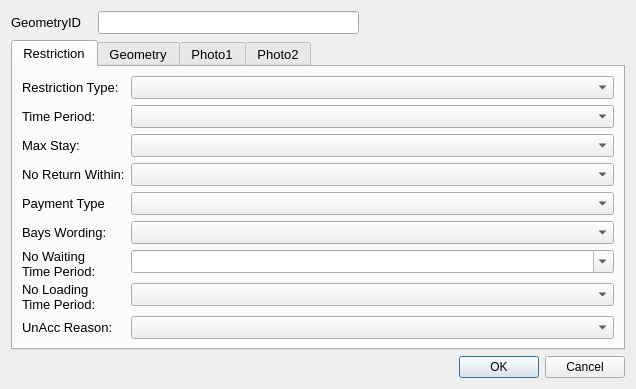
<?xml version="1.0" encoding="UTF-8"?>
<ui version="4.0">
 <class>restrictionDialog</class>
 <widget class="QDialog" name="restrictionDialog">
  <property name="geometry">
   <rect>
    <x>0</x>
    <y>0</y>
    <width>636</width>
    <height>389</height>
   </rect>
  </property>
  <property name="sizePolicy">
   <sizepolicy hsizetype="Fixed" vsizetype="Fixed">
    <horstretch>0</horstretch>
    <verstretch>0</verstretch>
   </sizepolicy>
  </property>
  <property name="minimumSize">
   <size>
    <width>0</width>
    <height>0</height>
   </size>
  </property>
  <property name="maximumSize">
   <size>
    <width>750</width>
    <height>550</height>
   </size>
  </property>
  <property name="font">
   <font>
    <family>Arial</family>
   </font>
  </property>
  <property name="windowTitle">
   <string>Dialog</string>
  </property>
  <property name="sizeGripEnabled">
   <bool>false</bool>
  </property>
  <layout class="QGridLayout" name="gridLayout">
   <item row="0" column="0">
    <widget class="QLabel" name="label">
     <property name="minimumSize">
      <size>
       <width>81</width>
       <height>16</height>
      </size>
     </property>
     <property name="font">
      <font>
       <family>Arial</family>
       <pointsize>10</pointsize>
      </font>
     </property>
     <property name="text">
      <string>GeometryID</string>
     </property>
    </widget>
   </item>
   <item row="0" column="1">
    <widget class="QLineEdit" name="GeometryID">
     <property name="font">
      <font>
       <family>Arial</family>
       <pointsize>10</pointsize>
      </font>
     </property>
     <property name="inputMask">
      <string/>
     </property>
     <property name="readOnly">
      <bool>true</bool>
     </property>
     <property name="placeholderText">
      <string/>
     </property>
    </widget>
   </item>
   <item row="1" column="0" colspan="3">
    <widget class="QTabWidget" name="tabWidget">
     <property name="minimumSize">
      <size>
       <width>0</width>
       <height>0</height>
      </size>
     </property>
     <property name="font">
      <font>
       <family>Arial</family>
       <pointsize>10</pointsize>
      </font>
     </property>
     <property name="cursor">
      <cursorShape>IBeamCursor</cursorShape>
     </property>
     <property name="mouseTracking">
      <bool>true</bool>
     </property>
     <property name="acceptDrops">
      <bool>true</bool>
     </property>
     <property name="currentIndex">
      <number>0</number>
     </property>
     <widget class="QWidget" name="restrictionTab">
      <property name="focusPolicy">
       <enum>Qt::NoFocus</enum>
      </property>
      <attribute name="title">
       <string>Restriction</string>
      </attribute>
      <layout class="QFormLayout" name="formLayout">
       <item row="0" column="0">
        <widget class="QLabel" name="lbl_RestrictionType">
         <property name="minimumSize">
          <size>
           <width>90</width>
           <height>16</height>
          </size>
         </property>
         <property name="font">
          <font>
           <family>Arial</family>
           <pointsize>10</pointsize>
          </font>
         </property>
         <property name="text">
          <string>Restriction Type:</string>
         </property>
        </widget>
       </item>
       <item row="0" column="1">
        <widget class="QComboBox" name="RestrictionTypeID">
         <property name="currentIndex">
          <number>-1</number>
         </property>
        </widget>
       </item>
       <item row="1" column="0">
        <widget class="QLabel" name="lbl_TimePeriod">
         <property name="minimumSize">
          <size>
           <width>90</width>
           <height>16</height>
          </size>
         </property>
         <property name="font">
          <font>
           <family>Arial</family>
           <pointsize>10</pointsize>
          </font>
         </property>
         <property name="text">
          <string>Time Period:</string>
         </property>
        </widget>
       </item>
       <item row="1" column="1">
        <widget class="QComboBox" name="TimePeriodID"/>
       </item>
       <item row="2" column="0">
        <widget class="QLabel" name="lbl_MaxStay">
         <property name="minimumSize">
          <size>
           <width>90</width>
           <height>16</height>
          </size>
         </property>
         <property name="font">
          <font>
           <family>Arial</family>
           <pointsize>10</pointsize>
          </font>
         </property>
         <property name="text">
          <string>Max Stay:</string>
         </property>
        </widget>
       </item>
       <item row="2" column="1">
        <widget class="QComboBox" name="MaxStayID"/>
       </item>
       <item row="3" column="0">
        <widget class="QLabel" name="lbl_NoReturn">
         <property name="minimumSize">
          <size>
           <width>90</width>
           <height>16</height>
          </size>
         </property>
         <property name="font">
          <font>
           <family>Arial</family>
           <pointsize>10</pointsize>
          </font>
         </property>
         <property name="text">
          <string>No Return Within:</string>
         </property>
        </widget>
       </item>
       <item row="3" column="1">
        <widget class="QComboBox" name="NoReturnID"/>
       </item>
       <item row="4" column="0">
        <widget class="QLabel" name="lbl_PaymentType">
         <property name="minimumSize">
          <size>
           <width>90</width>
           <height>16</height>
          </size>
         </property>
         <property name="font">
          <font>
           <family>Arial</family>
           <pointsize>10</pointsize>
          </font>
         </property>
         <property name="text">
          <string>Payment Type</string>
         </property>
        </widget>
       </item>
       <item row="4" column="1">
        <widget class="QComboBox" name="PayTypeID">
         <property name="currentIndex">
          <number>-1</number>
         </property>
        </widget>
       </item>
       <item row="5" column="0">
        <widget class="QLabel" name="lbl_PaymentType_2">
         <property name="minimumSize">
          <size>
           <width>90</width>
           <height>16</height>
          </size>
         </property>
         <property name="font">
          <font>
           <family>Arial</family>
           <pointsize>10</pointsize>
          </font>
         </property>
         <property name="text">
          <string>Bays Wording:</string>
         </property>
        </widget>
       </item>
       <item row="5" column="1">
        <widget class="QComboBox" name="BaysWordingID">
         <property name="currentIndex">
          <number>-1</number>
         </property>
        </widget>
       </item>
       <item row="6" column="0">
        <widget class="QLabel" name="lbl_WaitingTimePeriod">
         <property name="minimumSize">
          <size>
           <width>90</width>
           <height>16</height>
          </size>
         </property>
         <property name="font">
          <font>
           <family>Arial</family>
           <pointsize>10</pointsize>
          </font>
         </property>
         <property name="text">
          <string>No Waiting Time Period:</string>
         </property>
         <property name="wordWrap">
          <bool>true</bool>
         </property>
        </widget>
       </item>
       <item row="6" column="1">
        <widget class="QComboBox" name="NoWaitingTimeID">
         <property name="editable">
          <bool>true</bool>
         </property>
        </widget>
       </item>
       <item row="7" column="0">
        <widget class="QLabel" name="lbl_WaitingTimePeriod_2">
         <property name="minimumSize">
          <size>
           <width>90</width>
           <height>16</height>
          </size>
         </property>
         <property name="font">
          <font>
           <family>Arial</family>
           <pointsize>10</pointsize>
          </font>
         </property>
         <property name="text">
          <string>No Loading Time Period:</string>
         </property>
         <property name="wordWrap">
          <bool>true</bool>
         </property>
        </widget>
       </item>
       <item row="7" column="1">
        <widget class="QComboBox" name="NoLoadingTimeID"/>
       </item>
       <item row="8" column="0">
        <widget class="QLabel" name="label_2">
         <property name="text">
          <string>UnAcc Reason:</string>
         </property>
        </widget>
       </item>
       <item row="8" column="1">
        <widget class="QComboBox" name="UnacceptableTypeID"/>
       </item>
      </layout>
     </widget>
     <widget class="QWidget" name="geometryTab">
      <attribute name="title">
       <string>Geometry</string>
      </attribute>
      <layout class="QGridLayout" name="gridLayout_2">
       <item row="0" column="0">
        <widget class="QLabel" name="label_5">
         <property name="font">
          <font>
           <family>Arial</family>
           <pointsize>10</pointsize>
          </font>
         </property>
         <property name="text">
          <string>Length (m):</string>
         </property>
        </widget>
       </item>
       <item row="4" column="1">
        <widget class="QLineEdit" name="NrBays">
         <property name="text">
          <string/>
         </property>
        </widget>
       </item>
       <item row="5" column="0">
        <widget class="QLabel" name="label_4">
         <property name="text">
          <string>Survey Date:</string>
         </property>
        </widget>
       </item>
       <item row="5" column="1" colspan="3">
        <widget class="QDateTimeEdit" name="SurveyDate">
         <property name="readOnly">
          <bool>true</bool>
         </property>
        </widget>
       </item>
       <item row="1" column="0">
        <widget class="QLabel" name="lbl_RoadName">
         <property name="minimumSize">
          <size>
           <width>90</width>
           <height>16</height>
          </size>
         </property>
         <property name="font">
          <font>
           <family>Arial</family>
           <pointsize>10</pointsize>
          </font>
         </property>
         <property name="text">
          <string>Road Name:</string>
         </property>
        </widget>
       </item>
       <item row="1" column="1" colspan="4">
        <widget class="QLineEdit" name="RoadName"/>
       </item>
       <item row="0" column="1" colspan="3">
        <widget class="QLineEdit" name="RestrictionLength">
         <property name="font">
          <font>
           <family>Arial</family>
           <pointsize>10</pointsize>
          </font>
         </property>
         <property name="readOnly">
          <bool>true</bool>
         </property>
        </widget>
       </item>
       <item row="2" column="0">
        <widget class="QLabel" name="lbl_GeometryType">
         <property name="minimumSize">
          <size>
           <width>90</width>
           <height>16</height>
          </size>
         </property>
         <property name="font">
          <font>
           <family>Arial</family>
           <pointsize>10</pointsize>
          </font>
         </property>
         <property name="text">
          <string>Geometry Type</string>
         </property>
        </widget>
       </item>
       <item row="2" column="1" colspan="4">
        <widget class="QComboBox" name="GeomShapeID">
         <property name="editable">
          <bool>false</bool>
         </property>
         <property name="currentIndex">
          <number>-1</number>
         </property>
        </widget>
       </item>
       <item row="3" column="0">
        <widget class="QLabel" name="lbl_Orientation">
         <property name="minimumSize">
          <size>
           <width>90</width>
           <height>16</height>
          </size>
         </property>
         <property name="font">
          <font>
           <family>Arial</family>
           <pointsize>10</pointsize>
          </font>
         </property>
         <property name="text">
          <string>Orientation:</string>
         </property>
        </widget>
       </item>
       <item row="3" column="1">
        <widget class="QLineEdit" name="BayOrientation"/>
       </item>
       <item row="3" column="2">
        <widget class="QToolButton" name="toolButton">
         <property name="text">
          <string>...</string>
         </property>
        </widget>
       </item>
       <item row="3" column="4">
        <widget class="QLineEdit" name="AzimuthToRoadCentreLine">
         <property name="text">
          <string/>
         </property>
        </widget>
       </item>
       <item row="3" column="3">
        <widget class="QLabel" name="lbl_AzToRoadCL">
         <property name="minimumSize">
          <size>
           <width>90</width>
           <height>16</height>
          </size>
         </property>
         <property name="font">
          <font>
           <family>Arial</family>
           <pointsize>10</pointsize>
          </font>
         </property>
         <property name="text">
          <string>Direction to Road Centreline:</string>
         </property>
         <property name="wordWrap">
          <bool>true</bool>
         </property>
        </widget>
       </item>
       <item row="4" column="0">
        <widget class="QLabel" name="lbl_NrBays">
         <property name="minimumSize">
          <size>
           <width>90</width>
           <height>16</height>
          </size>
         </property>
         <property name="font">
          <font>
           <family>Arial</family>
           <pointsize>10</pointsize>
          </font>
         </property>
         <property name="text">
          <string>Number of Bays:</string>
         </property>
        </widget>
       </item>
       <item row="3" column="5">
        <widget class="QToolButton" name="toolButton_2">
         <property name="text">
          <string>...</string>
         </property>
        </widget>
       </item>
      </layout>
     </widget>
     <widget class="QWidget" name="Photos_01">
      <attribute name="title">
       <string>Photo1</string>
      </attribute>
      <layout class="QGridLayout" name="gridLayout_5">
       <item row="0" column="0">
        <widget class="QLabel" name="Photo_Widget_01">
         <property name="sizePolicy">
          <sizepolicy hsizetype="Fixed" vsizetype="Fixed">
           <horstretch>0</horstretch>
           <verstretch>0</verstretch>
          </sizepolicy>
         </property>
         <property name="maximumSize">
          <size>
           <width>640</width>
           <height>480</height>
          </size>
         </property>
         <property name="autoFillBackground">
          <bool>true</bool>
         </property>
         <property name="text">
          <string>Photo not found</string>
         </property>
        </widget>
       </item>
      </layout>
     </widget>
     <widget class="QWidget" name="Photos_2">
      <attribute name="title">
       <string>Photo2</string>
      </attribute>
      <widget class="QLabel" name="Photo_Widget_02">
       <property name="geometry">
        <rect>
         <x>9</x>
         <y>9</y>
         <width>91</width>
         <height>16</height>
        </rect>
       </property>
       <property name="sizePolicy">
        <sizepolicy hsizetype="Fixed" vsizetype="Fixed">
         <horstretch>0</horstretch>
         <verstretch>0</verstretch>
        </sizepolicy>
       </property>
       <property name="maximumSize">
        <size>
         <width>640</width>
         <height>480</height>
        </size>
       </property>
       <property name="font">
        <font>
         <family>Sans Serif</family>
         <pointsize>10</pointsize>
        </font>
       </property>
       <property name="autoFillBackground">
        <bool>true</bool>
       </property>
       <property name="text">
        <string>Photo not found</string>
       </property>
      </widget>
     </widget>
    </widget>
   </item>
   <item row="2" column="2">
    <widget class="QDialogButtonBox" name="button_box">
     <property name="orientation">
      <enum>Qt::Horizontal</enum>
     </property>
     <property name="standardButtons">
      <set>QDialogButtonBox::Cancel|QDialogButtonBox::Ok</set>
     </property>
    </widget>
   </item>
  </layout>
 </widget>
 <resources/>
 <connections>
  <connection>
   <sender>button_box</sender>
   <signal>accepted()</signal>
   <receiver>restrictionDialog</receiver>
   <slot>accept()</slot>
   <hints>
    <hint type="sourcelabel">
     <x>310</x>
     <y>465</y>
    </hint>
    <hint type="destinationlabel">
     <x>249</x>
     <y>239</y>
    </hint>
   </hints>
  </connection>
  <connection>
   <sender>button_box</sender>
   <signal>rejected()</signal>
   <receiver>restrictionDialog</receiver>
   <slot>reject()</slot>
   <hints>
    <hint type="sourcelabel">
     <x>310</x>
     <y>465</y>
    </hint>
    <hint type="destinationlabel">
     <x>249</x>
     <y>239</y>
    </hint>
   </hints>
  </connection>
 </connections>
</ui>
